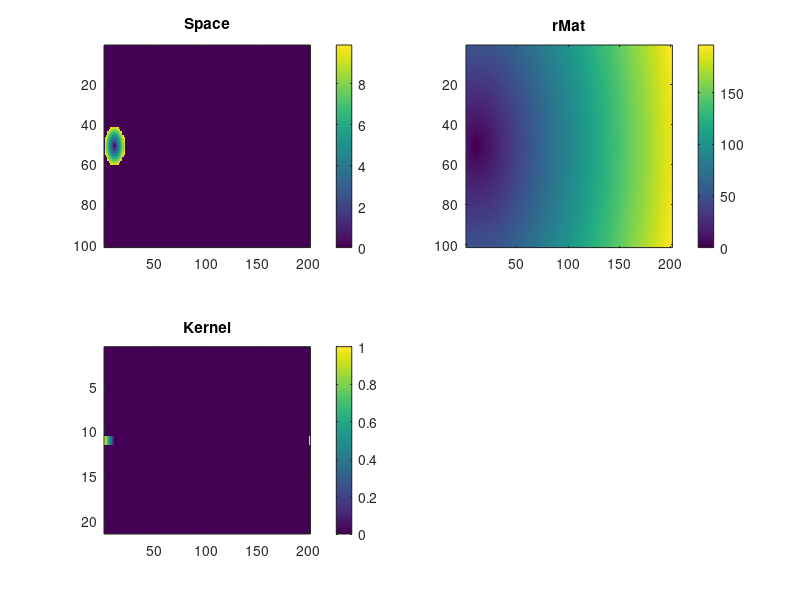
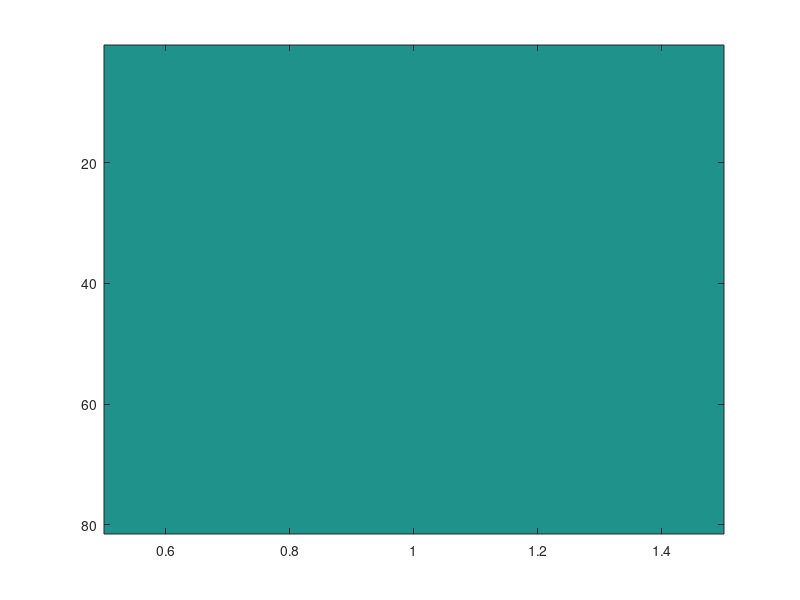
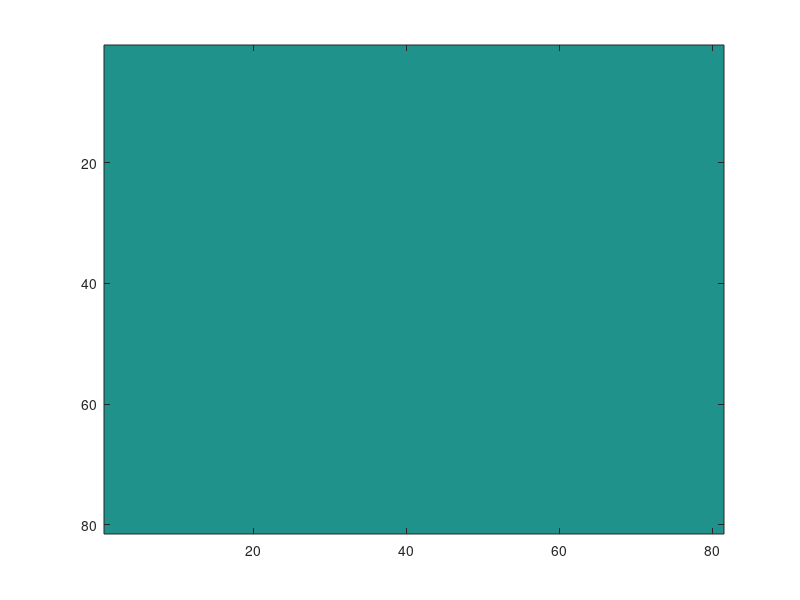

Recreate these plots in MATLAB, in order.


dx = 1;

spaceMat = zeros(101,101,201);
xVec = -10:dx:190;
yVec = -50:dx:50;
zVec = -50:dx:50;

[Z,Y,X] = meshgrid(yVec, zVec, xVec);
rMat = sqrt(Z.^2+Y.^2+X.^2);
spaceMat(rMat<10) = rMat(rMat<10);

kernel = zeros(21,21,201);
kernel(11,11,1:10) = 1:-0.1:0.1;
kernel(11,11,end) = 1;

figure()
subplot(2,2,2)
imagesc(squeeze(rMat(:,51,:)))
title("rMat")
colorbar
subplot(2,2,3)
imagesc(squeeze(kernel(:,11,:)))
title("Kernel")
colorbar
subplot(2,2,1)
imagesc(squeeze(spaceMat(:,51,:)))
title("Space")
colorbar


A = convn(spaceMat, kernel, 'valid');

figure();
imagesc(squeeze(A(:,61,:)))

figure();
imagesc(squeeze(A))
%%

